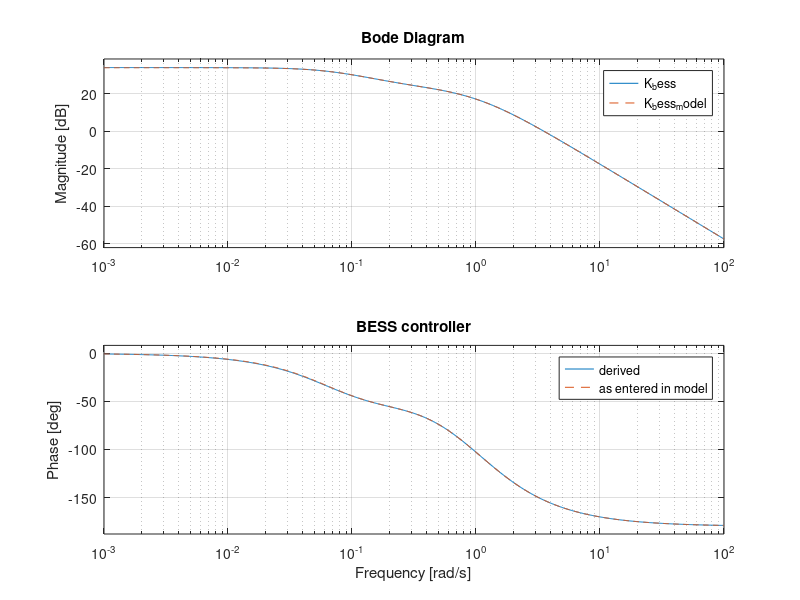
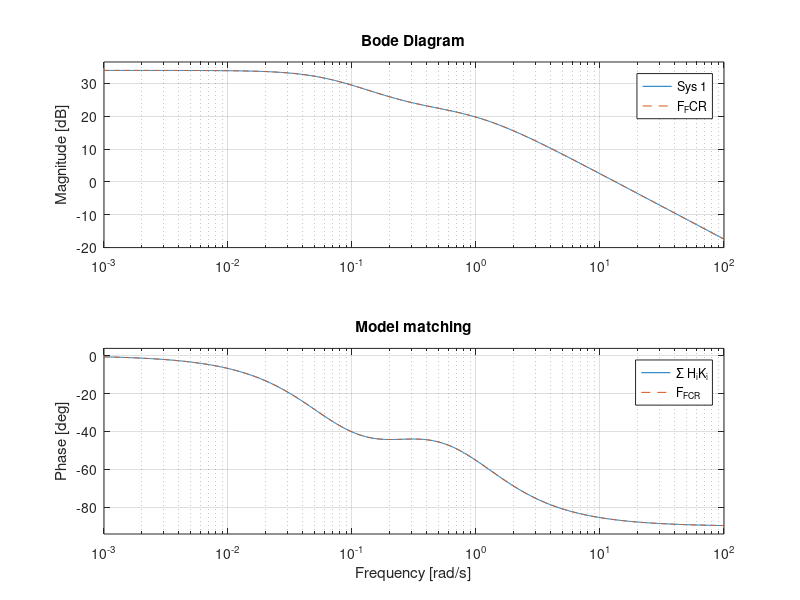

MATLAB code to generate these figures, in order:
%% DERIVE_PARTICIPATION_FACTORS
% Regenerates the DVPP_MODE = 2 controllers from first principles and checks
% them against the transfer functions currently in IEEE9BusSystemDVPP.
%
% Construction follows Björk, Johansson & Dörfler, IEEE TCNS 10(3), 2023,
% Section III-C, with one deviation noted at the bottom.

clear; s = tf('s');

%% ---- Design parameters -------------------------------------------------
R_FCR = 50;      % MW/Hz. Combined device capacity: BESS 30 + wind 20.
Tz    = 4;       % s, lead
Tp1   = 1;       % s, fast pole
Tp2   = 15;      % s, slow pole
tau   = 1;       % s, participation-factor crossover
v     = 8;       % m/s, wind speed
z     = 5.8*v*1e-3;                  % = 0.0464, rounded to 0.046 in the model
z     = 0.046;                       % value as entered in the model

F_FCR = R_FCR*(Tz*s+1)/((Tp1*s+1)*(Tp2*s+1));

%% ---- Device models -----------------------------------------------------
H_bess = 1;                          % ideal, per Björk (inverter dynamics >> w_B)
H_wind = (s - z)/(s + z);            % non-minimum phase, Björk 2022 eq (4)

%% ---- Raw participation factors -----------------------------------------
% Slow device (BESS): carries DC.  Björk uses a static weight k_slow here;
% this design uses a first-order low-pass instead, so that the BESS anchors
% steady state rather than taking a fixed share at every frequency.
c_bess_raw = 1/(1 + tau*s);

% Fast device (wind): Björk's formula c = k*(B/B_inf)*(1 - sum(c_slow)).
% For the wind all-pass, B(s)/B(inf) = (s-z)/(s+z) = H_wind.
c_wind_raw = (1 - c_bess_raw)*H_wind;

%% ---- Normalisation -----------------------------------------------------
c_sum = minreal(c_bess_raw + c_wind_raw);

% Björk's guard: only normalise if the sum is stable and minimum phase.
if isstable(c_sum) && isstable(1/c_sum)
    c_bess = minreal(c_bess_raw/c_sum);
    c_wind = minreal(c_wind_raw/c_sum);
    fprintf('Normalised. sum(c) at DC = %.6f\n', dcgain(c_bess + c_wind));
else
    error('c_sum is not stable and minimum phase - cannot normalise.');
end

% Closed forms:
%   c_bess = (s + z)      / (s^2 + (1-z)s + z)
%   c_wind = s(s - z)     / (s^2 + (1-z)s + z)

%% ---- Controllers -------------------------------------------------------
K_bess = minreal(c_bess*F_FCR/H_bess);
K_wind = minreal(c_wind*F_FCR/H_wind);   % the (s-z) cancels; K_wind is stable

fprintf('\nK_bess:\n'); tf(K_bess)
fprintf('K_wind:\n');   tf(K_wind)

%% ---- Verification ------------------------------------------------------
% 1. Perfect model matching: sum of delivered responses equals the target.
match = minreal(H_bess*K_bess + H_wind*K_wind);
fprintf('Model matching error at DC: %.3e\n', dcgain(match) - dcgain(F_FCR));
fprintf('Max |delivered - target| over 1e-3..1e2 rad/s: %.3e\n', ...
        norm(freqresp(match - F_FCR, logspace(-3,2,500))(:), inf));

% 2. Against the coefficients currently in the model.
K_bess_model = tf([13.3333 3.9467 0.1533], ...
                  [1 2.0207 1.1303 0.1127 0.0031]);
K_wind_model = tf([13.3333 3.9467 0.1533 0], ...
                  [1 2.0207 1.1303 0.1127 0.0031]);

fprintf('\nDC gain  derived K_bess = %.4f\n', dcgain(K_bess));
fprintf('DC gain  model   K_bess = %.4f   (differs only by the 0.0031 vs %.7f rounding)\n', ...
        dcgain(K_bess_model), 0.0667*(1-z)*z/(1-z));

figure;
bode(K_bess, K_bess_model, '--'); grid on
legend('derived','as entered in model'); title('BESS controller')

figure;
bode(H_bess*K_bess + H_wind*K_wind, F_FCR, '--'); grid on
legend('\Sigma H_iK_i','F_{FCR}'); title('Model matching')

%% ---- Notes -------------------------------------------------------------
% DEVIATION FROM BJORK: he assigns the slow device a static weight k_slow.
% Here the slow weight is 1/(1+tau*s).  Justification: with a static weight
% the BESS would take a fixed proportion at every frequency and could not
% anchor steady state, which is the role it must play because the hydro unit
% is governed independently and is not commanded by the DVPP.
%
% ROUNDING: the model's denominator constant is entered as 0.0031, whereas
% the exact value is z*(0.0667) = 0.0030667.  This makes the model's BESS DC
% gain 49.45 rather than 50.0, a 1.1% shortfall.  Enter the exact
% coefficients, or generate them from this script, to remove it.
%
% ORDER REDUCTION: Bjork reduces controllers to order 4 via balred
% (Functions/modelred_hsv.m in github.com/joakimbjork/Nordic5).  The
% controllers derived here are already 4th order in the denominator, so no
% reduction is required for this two-device design.
